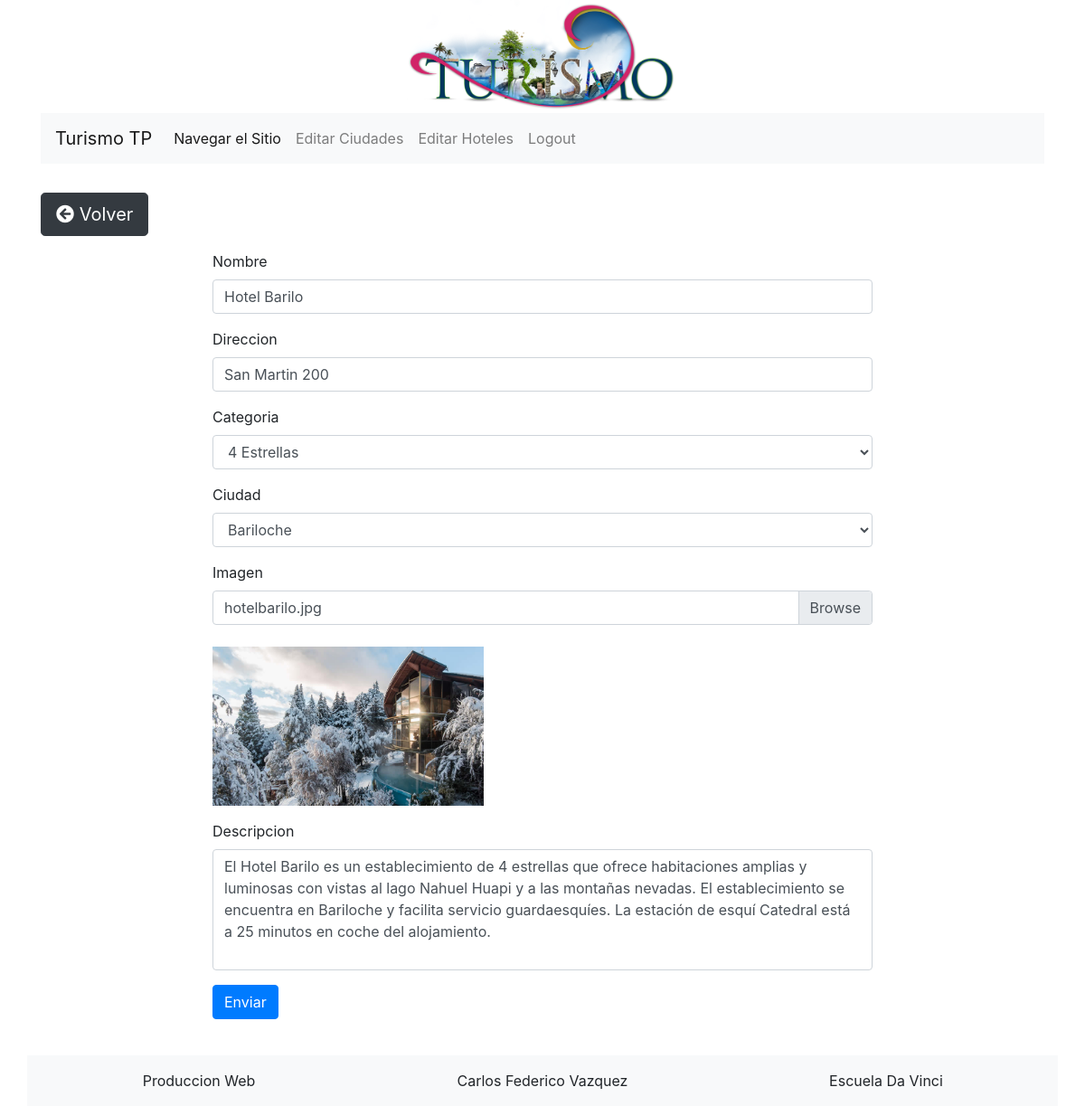
Page /admin/php/controllers/Hotel/editHotel.controller.php?id_hotel=1 (signed in) on the committed database.
### tables this page shows
CREATE TABLE `hoteles` (
  `id_hotel` int(11) NOT NULL,
  `nombre` varchar(30) NOT NULL,
  `direccion` varchar(30) NOT NULL,
  `categoria` varchar(30) NOT NULL,
  `imagen` varchar(30) NOT NULL,
  `id_ciudad` int(11) NOT NULL,
  `descripcion` varchar(500) NOT NULL
);

### admin/php/controllers/Hotel/editHotel.controller.php (called while the page is built, shortened)
<?php
require __DIR__ . '/../../../../header.php';
require __DIR__ . '/../../conn.php';
require __DIR__ . '/../../modelos/Hotel.php';
require __DIR__ . '/../../modelos/Ciudad.php';
$edit = new Hotel;
$hotel = $edit->find($_GET['id_hotel']);
$categorias = array('1 Estrella','2 Estrellas','3 Estrellas','4 Estrellas','5 Estrellas');
$ciudad = new Ciudad;
$ciudades = $ciudad->all();
require __DIR__ . '/../../../views/Hotel/editHotel.php';

### admin/php/conn.php (called while the page is built)
<?php
class DB {
    public static function getConn(){
        try {
            $db = new PDO('mysql:dbname=turismo;host=localhost;charset=utf8', 'root', '');
        } catch(PDOException $e) {
            $db = null;
            echo '<h1>Error de conexión</h1>';
            exit;
        }
        return $db;
    }
}

### admin/php/modelos/Hotel.php (called while the page is built, shortened)
<?php
class Hotel{
    private $db;
    public function __construct(){
    $this->db = DB::getConn();
    }
    public function find(int $id){
        $query = $this->db->prepare('SELECT * FROM hoteles where id_hotel = :id');
        $query->execute([
            ':id' => $id
        ]);
        return $query->fetch(PDO::FETCH_OBJ);
    }
}

### admin/php/modelos/Ciudad.php (called while the page is built, shortened)
<?php
class Ciudad{
private $db;
    public function __construct(){
    $this->db=DB::getConn();
    }
        public function all(){
            $query = $this->db->prepare('SELECT * FROM ciudades');
            $query->execute();
            $ciudades = $query->fetchAll(PDO::FETCH_OBJ);
            return $ciudades;
        }
}

### admin/views/Hotel/editHotel.php (the view, shortened to what this page needs)
<!DOCTYPE html>
<html lang="en">
<head>
    <link rel="stylesheet" href="https://stackpath.bootstrapcdn.com/bootstrap/4.5.2/css/bootstrap.min.css">
    <link rel="stylesheet" href="https://cdnjs.cloudflare.com/ajax/libs/font-awesome/5.15.1/css/all.min.css">
    <link rel="stylesheet" href="/TP2-Turismo/css/estilos.css">
</head>
<body>
    <div class="container py-3">
        <div class="mx-auto">
            <button type="button" class="btn btn-dark btn-lg my-3">
                <i class="fas fa-arrow-circle-left"></i>
                <a class="volver" href="<?=$_SERVER["HTTP_REFERER"]?>">Volver</a>
            </button>
        </div>
            <div class="row">
                <div class="col-md-8 mx-auto">
                    <form action="/TP2-Turismo/admin/php/controllers/Hotel/updateHotel.controller.php" method="POST" enctype="multipart/form-data">
                        <div class="form-group">
                            <label for="nombre">Nombre</label>
                            <input type="text" class="form-control" id="nombre" name="nombre" value="<?php echo $hotel->nombre ?>">
                        </div>
                        <div class="form-group">
                            <label for="direccion">Direccion</label>
                            <input type="text" class="form-control" id="direccion" name="direccion" value="<?php echo $hotel->direccion ?>">
                        </div>
                        <div class="form-group">
                            <label for="categoria">Categoria</label>
                                <select class="form-control" name="categoria" id="categoria" placeholder="Ingrese la categoria">
                                    <?php foreach($categorias as $categoria):?>
                                        <?php if($categoria == $hotel->categoria):?>
                                            <option value="<?php echo $categoria?>" selected><?php echo $categoria ?></option>
                                        <?php else:  ?>
                                            <option value="<?php echo $categoria?>"><?php echo $categoria ?></option>
                                        <?php endif;?>
                                    <?php endforeach;?>
                                </select>
                        </div>
                        <div class="form-group">
                                <label for="id_ciudad">Ciudad</label>
                                    <select class="form-control" id="id_ciudad" name="id_ciudad">
                                        <?php foreach($ciudades as $ciudad):?>
                                            <?php if($ciudad->id_ciudad == $hotel->id_ciudad):?>
                                                <option value="<?php echo $ciudad->id_ciudad ?>" selected><?php echo $ciudad->nombre ?></option>
                                            <?php else:  ?>
                                                <option value="<?php echo $ciudad->id_ciudad ?>"><?php echo $ciudad->nombre ?></option>
                                            <?php endif;?>
                                        <?php endforeach;?>
                                    </select>
                        </div>
                        <div class="form-group">
                            <label for="userfile">Imagen</label>
                                <div class="input-group mb-3">
                                        <div class="custom-file">
                                            <label class="custom-file-label" for="userfile"><?php echo $hotel->imagen ?></label>
                                        </div>
                                </div>
                            <img class="img-fluid mt-2" width="300" height="auto" src="/TP2-Turismo/img/hoteles/<?php echo $hotel->imagen ?>" alt="<?php echo $hotel->imagen ?>">
                        </div>
                        <div class="form-group">
                            <label for="descripcion">Descripcion</label>
                            <textarea class="form-control" id="descripcion" name="descripcion" rows="5"><?php echo $hotel->descripcion?></textarea>
                        </div>
                        <div class="form-group">
                            <button type="submit" class="btn btn-primary">Enviar</button>
                        </div>
                    </form>
            </div>
        </div>
    </div>
<?php require __DIR__ .'/../../../footer.php';?>

### css/estilos.css (style rules this page uses)
.volver { text-decoration: none; color:white; }
textarea { resize: none; }
a { color: black; }

### rows in the picture
hoteles: nombre "Hotel Barilo", direccion "San Martin 200", categoria "4 Estrellas", imagen "hotelbarilo.jpg", imagen (picture), descripcion "El Hotel Barilo es un establecimiento de 4 estrellas que ofrece habitaciones amplias y luminosas con vistas al lago Nahuel Huapi y a las montañas nevadas. El establecimiento se encuentra en Bariloche y facilita servicio guardaesquíes. La estación de esquí Catedral está a 25 minutos en coche del alojamiento."

### other values in the picture
form field id_ciudad "Bariloche"
